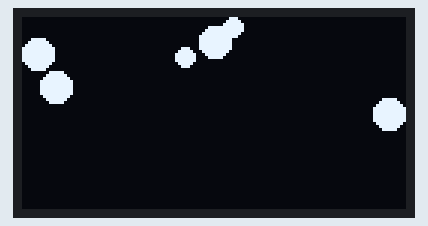
Bench run of a sketch on a simulated ESP32. On the bench: 128×64 one-colour display. Random numbers use the default seed unless the sketch sets one; what the sketch prints to the serial monitor is not drawn.

Above: at 0.21 s.
At 5.15 s:
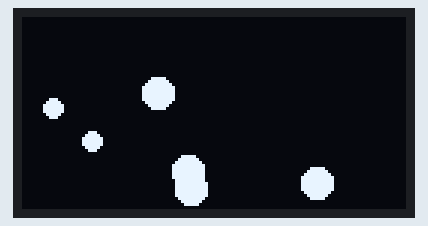
At 10.09 s:
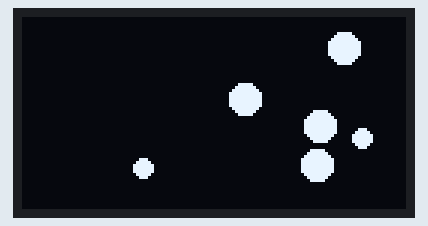
At 19.97 s:
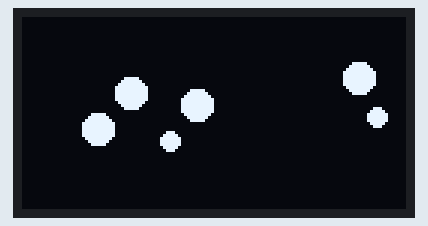
At 29.86 s:
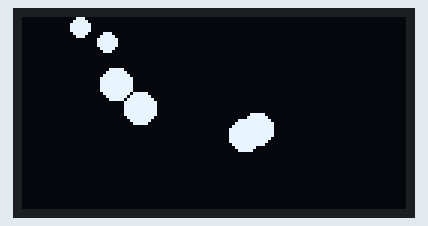
At 39.74 s:
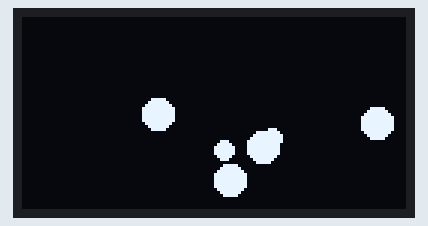

The sketch:

bouncing_balls.ino
```cpp
#include <Wire.h>
#include <Adafruit_GFX.h>
#include <Adafruit_SSD1306.h>

#define SCREEN_WIDTH 128
#define SCREEN_HEIGHT 64
#define OLED_RESET -1
#define SCREEN_ADDRESS 0x3C

#define SDA_PIN 23
#define SCL_PIN 21

#define NUM_BALLS 6
#define FRAME_MS 16  // ~60 fps target

Adafruit_SSD1306 display(SCREEN_WIDTH, SCREEN_HEIGHT, &Wire, OLED_RESET);

struct Ball {
  float x, y, vx, vy;
  int r;
};

Ball balls[NUM_BALLS];

float randomSpeed() {
  float s = random(5, 20) / 10.0;  // 0.5–2.0 px per frame
  return random(2) ? s : -s;
}

void setup() {
  Serial.begin(115200);
  Wire.begin(SDA_PIN, SCL_PIN);

  if (!display.begin(SSD1306_SWITCHCAPVCC, SCREEN_ADDRESS)) {
    Serial.println("SSD1306 not found");
    while (true);
  }

  randomSeed(esp_random());
  for (Ball &b : balls) {
    b.r = random(2, 6);
    b.x = random(b.r, SCREEN_WIDTH - b.r);
    b.y = random(b.r, SCREEN_HEIGHT - b.r);
    b.vx = randomSpeed();
    b.vy = randomSpeed();
  }
}

// Flip direction and clamp back inside so a ball never sticks in a wall.
void bounce(float &pos, float &vel, int r, int limit) {
  if (pos < r) { pos = r; vel = -vel; }
  if (pos > limit - 1 - r) { pos = limit - 1 - r; vel = -vel; }
}

void loop() {
  static unsigned long lastFps = millis();
  static int frames = 0;
  unsigned long start = millis();

  display.clearDisplay();
  for (Ball &b : balls) {
    b.x += b.vx;
    b.y += b.vy;
    bounce(b.x, b.vx, b.r, SCREEN_WIDTH);
    bounce(b.y, b.vy, b.r, SCREEN_HEIGHT);
    display.fillCircle(b.x, b.y, b.r, SSD1306_WHITE);
  }
  display.display();

  frames++;
  if (millis() - lastFps >= 5000) {
    Serial.printf("fps: %.1f\n", frames * 1000.0 / (millis() - lastFps));
    frames = 0;
    lastFps = millis();
  }

  unsigned long spent = millis() - start;
  if (spent < FRAME_MS) delay(FRAME_MS - spent);
}
```
